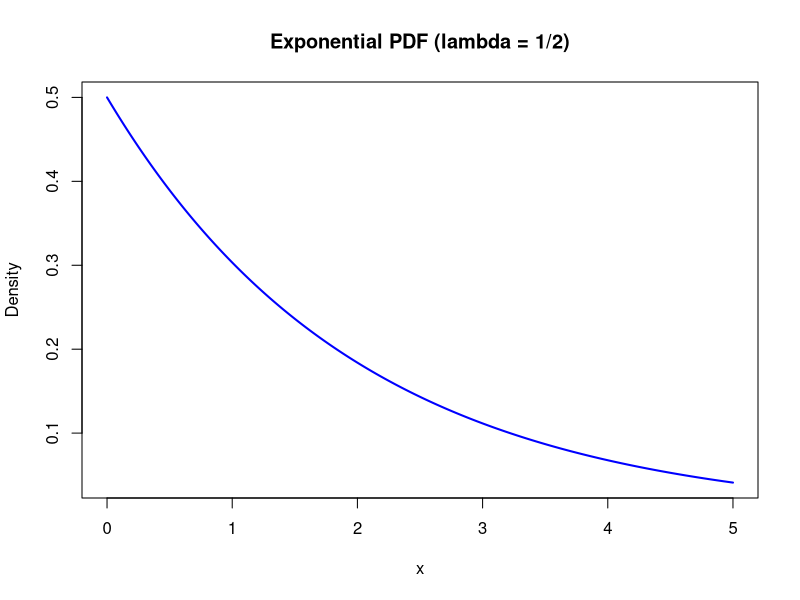
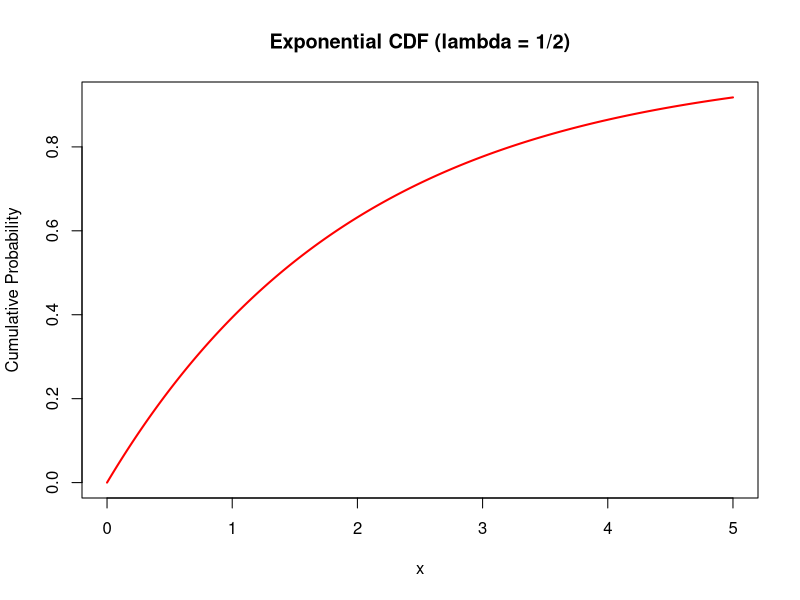
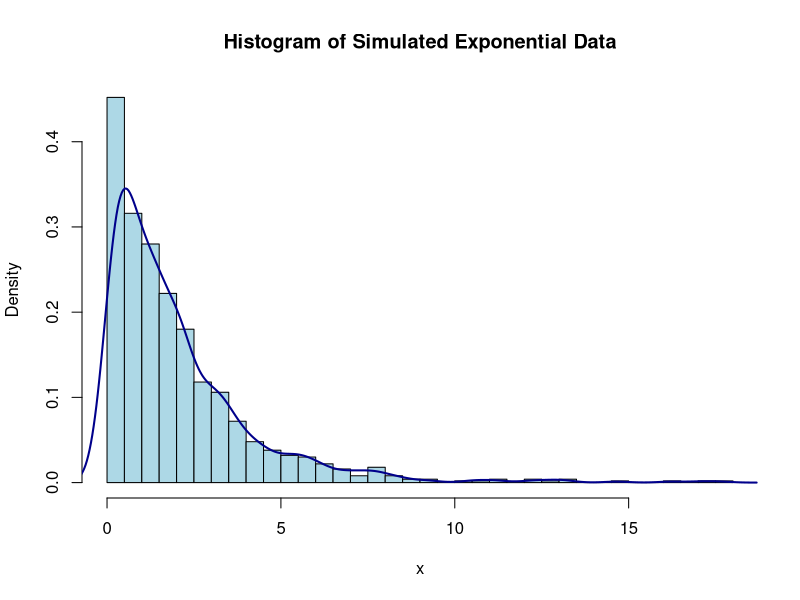

Write R code to recreate these figures, in order.
## ---- chunk 1
# Q1.Consider that X is the time (in minutes) that a person has to wait in order to 
# take a flight. If each flight takes off each hour X = U(0, 60). 
# Find the probability that (a) waiting time is more than 45 minutes, and 
# (b) waiting time lies between 20 and 30 minutes.
punif(45, min=0, max=60, lower.tail=FALSE)
#or 1-punif(45, min=0, max=60)
punif(30, min=0, max=60)-punif(20, min=0, max=60)
## ---- chunk 2
# Q2.The time (in hours) required to repair a machine is an exponential distributed 
# random variable with parameter lambda = 1/2.
# (a) Find the value of density function at x = 3.
# (b) Plot the graph of exponential probability distribution for 0 <= x <= 5.
# (c) Find the probability that a repair time takes at most 3 hours.
# (d) Plot the graph of cumulative exponential probabilities for 0 <= x <= 5.
# (e) Simulate 1000 exponential distributed random numbers with lambda = 1⁄2 and plot 
# the simulated data.
lambda <- 1/2 
x <- 3
f_x <- dexp(x, rate = lambda)
print(paste("Density function at x=3, ",f_x))

x_vals <- seq(0, 5, by = 0.01)
pdf_vals <- dexp(x_vals, rate = lambda)
plot(x_vals, pdf_vals, type = "l", col = "blue", lwd = 2, 
     main = "Exponential PDF (lambda = 1/2)",
     xlab = "x", ylab = "Density")

print(paste("Probability that a repair time takes at most 3 hours: ",pexp(3, rate=1/2)))

cdf_vals <- pexp(x_vals, rate = lambda)
plot(x_vals, cdf_vals, type = "l", col = "red", lwd = 2, 
     main = "Exponential CDF (lambda = 1/2)",
     xlab = "x", ylab = "Cumulative Probability")

n=1000
sim_data <- rexp(n, rate = lambda)
hist(sim_data, probability = TRUE, col = "lightblue", 
     main = "Histogram of Simulated Exponential Data",
     xlab = "x", breaks = 30)

# Add the theoretical density line on top of the histogram
lines(density(sim_data), col = "darkblue", lwd = 2)
## ---- chunk 3
# Q3.The lifetime of certain equipment is described by a random variable X that 
# follows Gamma distribution with parameters alpha = 2 and beta = 1/3.
# (a) Find the probability that the lifetime of equipment is (i) 3 units of time, 
# and (ii) at least 1 unit of time.
# (b) What is the value of c, if P(X <= c) >= 0.70? (Hint: qgamma())
alpha <- 2  # Shape parameter
beta <- 1/3  # Scale parameter

p_at_3 <- dgamma(3, shape = alpha, scale = beta)
print(paste("Probability that the lifetime of 3 units: ",p_at_3 ))
p_at_least_1 <- 1 - pgamma(1, shape = alpha, scale = beta)
print(paste("Probability that the lifetime of at least 1 unit: ",p_at_least_1 ))

c_value <- qgamma(0.70, shape = alpha, scale = beta)
print(paste("Value of c for P(X <= c) >= 0.70 : ",c_value))
